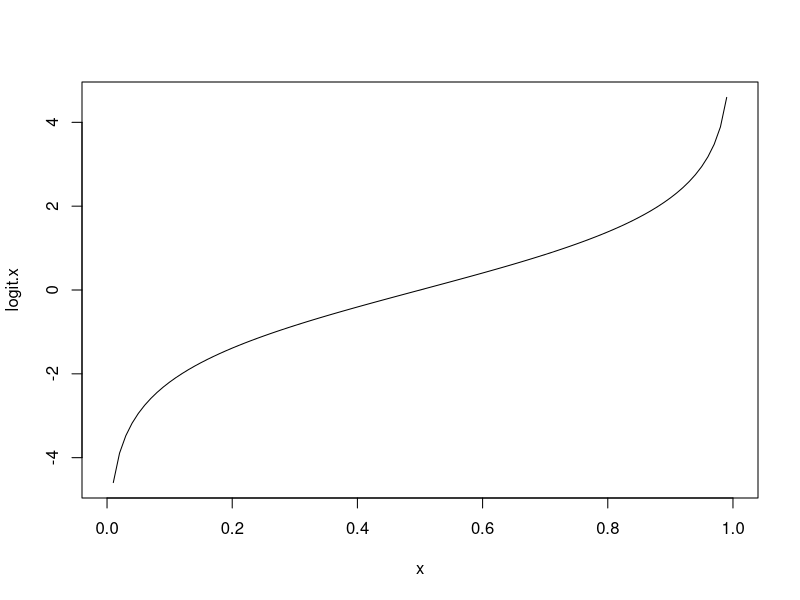
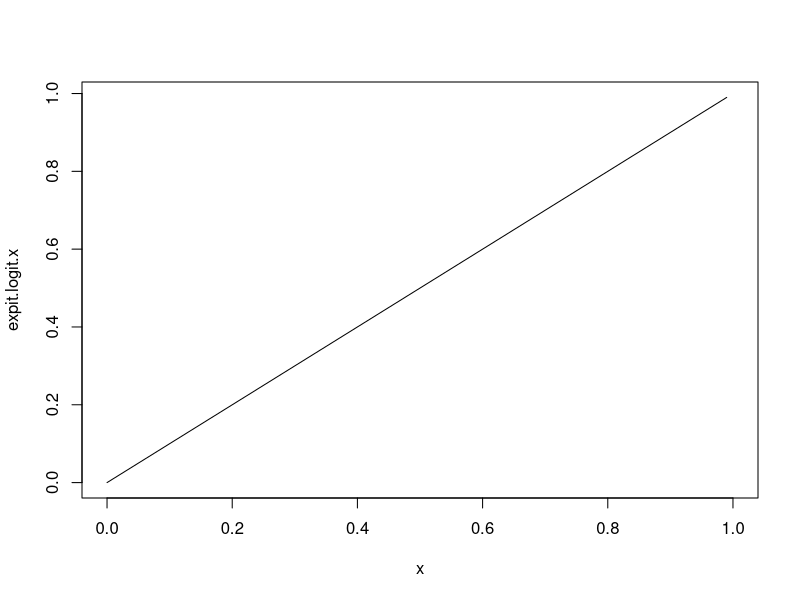
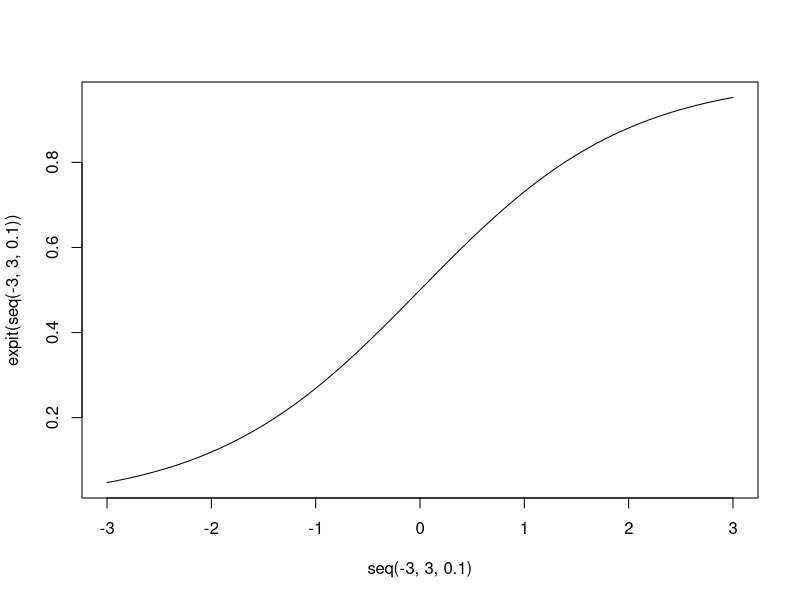
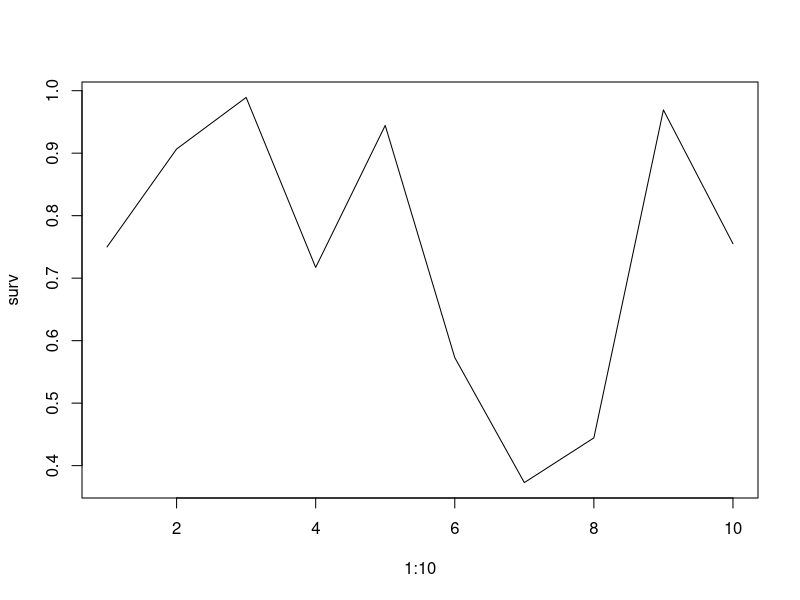

R code for these plots, in order: (Note: this script raises an error after producing the figures.)
## ---- chunk 1
knitr::opts_chunk$set(echo = TRUE, cache = TRUE)
## ---- chunk 2


##################################################
####                                          ####  
####  R Bootcamp #1, Module 4                 ####
####                                          #### 
####   University of Nevada, Reno             ####
####                                          #### 
##################################################

##################################################
####  PROGRAMMING: FUNCTIONS AND MORE         ####
####      author: Perry Williams              ####
##################################################

## NOTE: this module borrows heavily from an R short-course developed by a team at Colorado State University. 


## ---- chunk 3

#######
# Start with blank workspace

rm(list=ls())


## ---- chunk 4

####
####  Functions
####

my.function = function(){       # this function has no arguments
  message <- "Hello, world!"
  print(message)
}

## ---- chunk 5

my.function()

## ---- chunk 6

## We can write our own functions. Useful if we have to repeat operations over and over.
my.mean <- function(x){
    m <- sum(x)/length(x)
    return(m)
}

foo <- c(2, 4, 6, 8)
my.mean(foo)


## ---- chunk 7

## A function to square the arguments.
square <- function(x){
    x^2
}

## Square a single value (scaler).
square(2)

## Square a vector.
square(1:10)


## ---- chunk 8

## Often, we need to write functions that are not included in the base R package e.g., the logit function.
## Calculate the log-odds (logit).
logit <- function(x){
    log(x/(1-x))
}

## Calculate logit of 0.9.
logit(.9)

## Sequence between 0 and 1.
x <- seq(from = 0, to = 1, by = 0.01)

## Caclulate the logit of a vector.
logit.x <- logit(x)
logit.x

## Plot x on x-axis, and logit(x) on y axis.
par(mfrow = c(1, 1))
plot(x, logit.x, type = 'l')    # View the output graphically.

## ---- chunk 9

## The expit (or inverse logit) funtion.
expit <- function(x){
    exp(x)/(1+exp(x))
}

## Calculate the inverse-logit of logit(0.9) = 2.197225.
expit(2.197225)

expit.logit.x <- expit(logit.x)    # Return to original x values.

## Plot x on x-axis, and expit(logit(x)) = x on y axis.
plot(x, expit.logit.x, type = 'l')

## Plot "logistic" curve
plot(x=seq(-3,3,0.1),y=expit(seq(-3,3,0.1)),type="l")


## ---- chunk 10

## Kaplan Meier known-fate maximum likelihood estimator.
## n is the number of animals fitted with ratio transmitters being monitored.
## d is the number of n that died.
survival.mle <- function(n, d){
    (n-d)/n
}

## One year of data.
survival.mle(n = 10, d = 5)

## Many years of data.
d <- sample(0:50, 10, replace = TRUE)
n <- c(100, 100-d)
(surv <- survival.mle(n = n[1:10], d = d))

## Plot year-specific survival rate.
plot(1:10, surv, type = 'l')

## ---- chunk 11

####
####  if...else statements
####

########
# Draw a sample from a Binomial distribution with p = 0.7 (here, p is detection probability).
n.samples <- 1
p <- 0.7
x <- rbinom(n = n.samples, size = 1, prob = p)

if (x > 0) {
    print("Detected")
} else {
    print("Not detected")
}


## ---- chunk 12

####
####  ifelse()
####

## Note if...else only works for testing one value. If we have a spreadsheet with lots of data, need something else.
n.samples <- 100
set.seed(2017)

## 100 samples from a binomial disribution with detection probability = p = 0.7.
y <- rbinom(n = n.samples, size = 1, prob = p)
y

## incorrect usage
if (y == 1) {
    print("Detected")
} else {
    print("Not detected")
}   # PRINTS A WARNING MESSAGE!

## Use ifelse instead.
detection.history <- ifelse(y == 1, print("Detected"), print("Not detected"))
detection.history

## Going the other direction.
ifelse(detection.history == "Detected", 1, 0)

xt  <-  cbind(rbinom(10, 1, .5), rbinom(10, 1, .6))
xt
ifelse(xt[, 1] > 0 & xt[, 2] > 0, print("Detected twice"),
       print("Not detected twice"))


## ---- chunk 13

####
####  for loops
####

n.iter <- 10
count <- 0
for(i in 1:n.iter){
  count <- count+1            # assign a new value of count equal to the old value of count + 1
  print(count)
}


## ---- chunk 14

  # closer look at iteration vector:
1:n.iter

## ---- chunk 15

## Using the placeholder variable "i" within the for loop:

count <- 0
for(i in 1:n.iter){
    count <- count+i            # assign a new value of count equal to the old value of count + i
    print(count)
}

## A for-loop for dependent sequence (here, the Fibonacci sequence)
n.iter <- 10
x <- rep(0, n.iter)            # set up vector of all zeros
x[1] <- 1                     # assign x_1  <-  1
x[2] <- 1                     # assign x_2 = 0
x

for(i in 3:n.iter){
    x[i] <- x[i-1]+x[i-2]       # x_i = x_(i-1) + x_(i-2)
}
x


## ---- chunk 16

###
### apply (A more efficient, vectorized way to iterate)
###

W <- matrix(rpois(4, 10), nrow = 2, ncol = 2)  # Create a 2X2 matrix using a Poisson distribution with lambda = 10.
W

## Calculate the row means.
apply(W, 1, mean)

## Calculate the column means.
apply(W, 2, mean)

## Identify the column that has the largest value.
apply(W, 1, which.max)

## Apply your own functions to each row in a matrix.
MyFunc <- function(x){
    2+sum(x/5)-3/2*mean(x)^2
}
apply(W, 1, MyFunc)


## ---- chunk 17

####################
####  Exercises ####
####################


###
### Perform hypothesis test using if...then...else
###

n.samples <- 100
x <- rnorm(n = n.samples, mean = 1, sd = 1) # Generate fake data from a normal distribution (using random number generator).
mu <- mean(x)                               # Compute the sample mean.
s <- sd(x)                                  # Compute the sample standard deviation.
t <- mu/(s/sqrt(n.samples))                 # Calculate t-statistic (here, standardized difference of the sample mean from zero)
t.crit <- qt(p = 0.975, df = 99)            # Calculate critical value for test (above which we can reject the null hypothesis with acceptable type-I error)
if (t > t.crit) {
    print("reject")                        # Reject if condition holds.
} else {
    print("fail to reject")                # Fail to reject otherwise.
}

## ---- chunk 18

###
### Clean up messy matrix using ifelse
###

## Simulate data.
observations <- matrix(sample(c("Detected", "NotDetected", 1, 0), 20*3, replace = TRUE), 20, 3)    # simulate detection/non-detection data over three sampling occasions

habitat <- rnorm(20, 0, 2)    # simulate environmental covariate
Data <- cbind(observations, habitat)       # bind into single matrix.
Data

## ---- chunk 19

## Clean-up data using "ifelse()" function
NewObs <- ifelse( (Data[, 1:3] == "Detected") | (Data[, 1:3] == "1"), 1, 0) #  The "|" means "or." Similarly "&" means "and"
NewHabitat <- as.numeric(Data[, 4])  # as.numeric gets rid of quotes around habitat data.
NewHabitat <- round(NewHabitat, 2)   # round rounds to number of decimals specified.
NewData <- cbind(NewObs, NewHabitat) # bind the columns to form a matrix.
colnames(NewData) <- c("obs1", "obs2", "obs3", "Habitat")  # provide column names
NewData

## ---- chunk 20

###
### FOR loop examples
###

#############
## EXAMPLE 1: Plot a 3D surface using data already stored in R.

Z <- 2 * volcano        # Exaggerate the relief (multiply the elevation by 2)   

X <- 10 * (1:nrow(Z))   # set horizontal coordinates -- 10 meter spacing (S to N)     

Y <- 10 * (1:ncol(Z))   # set vertical coordinates -- 10 meter spacing (E to W)

# Z   # make sure the elevation matrix looks right

par(mfrow = c(2,1), bg = "white")
persp(X,  Y, Z, theta = 135, phi = 30, col = "green3",    # "persp()" produces a 3D "perspective plot"
      scale = FALSE, ltheta = -120, shade = 0.75,
      border = NA, box = FALSE)

## ---- chunk 21

## change the value of theta from 135 to 90 to change the viewing angle
persp(X, Y, Z, theta = 90, phi = 30, col = "green3",
      scale = FALSE,  ltheta = -120, shade = 0.75,
      border = NA, box = FALSE)

## ---- chunk 22

##################
## EXAMPLE 2: Use a FOR loop to create a simulation to test the central limit theorem (CLT).

n.iter <- 1000                                # large number of hypothetical "repeat samples."
sample.size <- 30                             # Sample size of 30 from each repeat sample.
mu <- 5                                       # True population mean of 5.
sd <- 2                                       # True standard deviation of 2.
means <- numeric(n.iter)                      # Initialize empty vector to store the sample means.
for(i in 1:n.iter){                           # For each of the repeat samples...
    sample <- rnorm(sample.size, mean = mu, sd = sd)     # draw a random sample from the true population
    means[i] <- mean(sample)                # and store the sample mean.
}
hist(means)                                # Histogram of all the means.
abline(v = mean(means), col = 2, lwd = 4)          # The mean of the means is close to the true mean of 5.
plot(density(means), main = "")
abline(v = mean(means), col = 2, lwd = 4)
mean(means)                                # Close to true mean of 5
sd(means)*sqrt(30)                         # Close to true sd of 2

## ---- chunk 23


##############
##  Logistic population growth example (uses function and for loop)


## Logistic growth function: calculate population size using logistic growth model.
  # K = carrying capacity.
  # r = intrinsic growth rate
  # P0 = initial population size

logistic.growth <- function(r, P0, K){            
    dpdt <- r*P0*(1-P0/K)                   # implement logistic growth equation
    P0+dpdt                                   
}                                           
logistic.growth(r = .5, P0 = 10, K = 100)   # try out the new function!

## ---- chunk 24

## Logistic growth function within a for-loop

years <- 20                                   # How many years we want to calc population size.
pop.size <- numeric(years)                    # Empty vector to store population size.
pop.size[1] <- 5                              # Starting population size (P0).
for(i in 1:(years-1)){                     # Function within a FOR loop!
    pop.size[i+1] <- logistic.growth(r = 0.5, P0 = pop.size[i], K = 100)
}
plot(1:years, pop.size, type = 'l',
     xlab = "Years", ylab = "Population Size")

## ---- chunk 25

## A more complex function that ouputs a plot.
plot.logistic.growth <- function(r, P, K, years){
    pop.size[1] <- P
    for(i in 1:(years-1)){
        pop.size[i+1] <- P+r*P*(1-P/K)
        P <- pop.size[i+1]
    }
    plot(1:years, pop.size, type = 'l', xlab = "Years",
         ylab = "Population Size",
         main = paste("r = ", r, "K = ", K))
}

plot.logistic.growth(r = 0.5, P = 10, K = 100, years = 20)
par(mfrow = c(2, 2), mar = c(4, 4, 1, 1))                  # Multi-figure (mf) plot with 2 rows and 2 columns.
plot.logistic.growth(r = 0.1, P = 10, K = 100, years = 20)   # Change the values of r and quickly print plots.
plot.logistic.growth(r = 0.2, P = 10, K = 100, years = 20)
plot.logistic.growth(r = 0.3, P = 10, K = 100, years = 20)
plot.logistic.growth(r = 0.5, P = 10, K = 100, years = 20)
par(mfrow = c(1, 1))                               # Return to a 1X1 plot.

